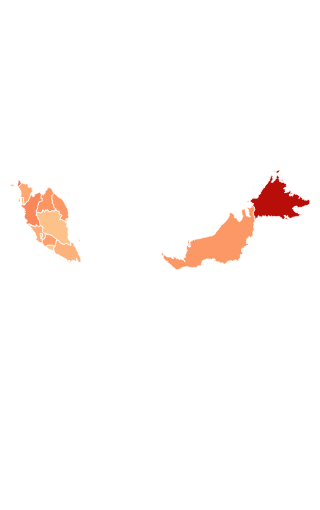

Specify this chart in Vega-Lite:
### Vega-Lite specification from a JSON file in a GitHub repository (floating-point values rounded to 4 significant figures; data arrays with more than 128 entries replaced by an {"elided": "..."} marker saying what was removed)
{"$schema": "https://vega.github.io/schema/vega-lite/v5.json", "width": "container", "height": 420, "padding": {"top": 10, "bottom": 80, "left": 10, "right": 10}, "config": {"view": {"stroke": null}}, "projection": {"type": "mercator"}, "layer": [{"data": {"values": {"type": "Topology", "arcs": {"elided": "129 rows, 31100 int values in total"}, "transform": {"scale": [9.563e-05, 9.836e-05], "translate": [99.64, 0.8538]}, "objects": {"malaysia-states": {"type": "GeometryCollection", "geometries": [{"arcs": [[[0]], [[1]], [[2]], [[3]], [[4]], [[5]], [[6, 7, 8, 9], [10], [11]]], "type": "MultiPolygon", "properties": {"shapeName": "Selangor", "shapeISO": "MY-10", "shapeID": "15666254B89722251658211", "shapeGroup": "MYS", "shapeType": "ADM1"}}, {"arcs": [[[12]], [[13]], [[14]], [[15]], [[16]], [[17]], [[18]], [[19]], [[20]], [[21]], [[22]], [[23, 24, 25, 26]], [[27]], [[28]], [[29]], [[30]]], "type": "MultiPolygon", "properties": {"shapeName": "Johor", "shapeISO": "MY-01", "shapeID": "15666254B42356713390762", "shapeGroup": "MYS", "shapeType": "ADM1"}}, {"arcs": [[-11]], "type": "Polygon", "properties": {"shapeName": "Kuala Lumpur", "shapeISO": "MY-14", "shapeID": "15666254B97003483933575", "shapeGroup": "MYS", "shapeType": "ADM1"}}, {"arcs": [[[-24, 31, 32]], [[33]]], "type": "MultiPolygon", "properties": {"shapeName": "Malacca", "shapeISO": "MY-04", "shapeID": "15666254B45695250728659", "shapeGroup": "MYS", "shapeType": "ADM1"}}, {"arcs": [[-8, 34, -25, -33, 35]], "type": "Polygon", "properties": {"shapeName": "Negeri Sembilan", "shapeISO": "MY-05", "shapeID": "15666254B60207109163985", "shapeGroup": "MYS", "shapeType": "ADM1"}}, {"arcs": [[[36]], [[37]], [[38]], [[39]], [[40]], [[41]], [[42]], [[43]], [[44]], [[45]], [[46]], [[47]], [[48]], [[49]], [[50]], [[51]], [[52]], [[53]], [[54]], [[55]], [[56]], [[57]], [[58]], [[59]], [[60]], [[61]], [[62]], [[63]], [[64]], [[65]], [[66]], [[67]], [[68]], [[69]], [[70, 71]], [[72]], [[73]], [[74]], [[75]], [[76]], [[77]], [[78]], [[79]], [[80]], [[81]], [[82]]], "type": "MultiPolygon", "properties": {"shapeName": "Sabah", "shapeISO": "MY-12", "shapeID": "15666254B50935235229272", "shapeGroup": "MYS", "shapeType": "ADM1"}}, {"arcs": [[[-71, 83]], [[84]], [[85]], [[86]]], "type": "MultiPolygon", "properties": {"shapeName": "Sarawak", "shapeISO": "MY-13", "shapeID": "15666254B8535925993004", "shapeGroup": "MYS", "shapeType": "ADM1"}}, {"arcs": [[87, 88, 89, 90]], "type": "Polygon", "properties": {"shapeName": "Kelantan", "shapeISO": "MY-03", "shapeID": "15666254B53975248776023", "shapeGroup": "MYS", "shapeType": "ADM1"}}, {"arcs": [[-12]], "type": "Polygon", "properties": {"shapeName": "Putrajaya", "shapeISO": "MY-16", "shapeID": "15666254B54729125478011", "shapeGroup": "MYS", "shapeType": "ADM1"}}, {"arcs": [[[-89, 91, 92]], [[93]], [[94]], [[95]], [[96]], [[97]], [[98]], [[99]]], "type": "MultiPolygon", "properties": {"shapeName": "Terengganu", "shapeISO": "MY-11", "shapeID": "15666254B71460903090065", "shapeGroup": "MYS", "shapeType": "ADM1"}}, {"arcs": [[-7, 100, -90, -93, 101, -26, -35]], "type": "Polygon", "properties": {"shapeName": "Pahang", "shapeISO": "MY-06", "shapeID": "15666254B34720353032971", "shapeGroup": "MYS", "shapeType": "ADM1"}}, {"arcs": [[[102]], [[103]], [[104]], [[105]], [[106]], [[107]], [[108]], [[109]], [[110]], [[111, 112, 113, 114, 115]]], "type": "MultiPolygon", "properties": {"shapeName": "Kedah", "shapeISO": "MY-02", "shapeID": "15666254B71428205180864", "shapeGroup": "MYS", "shapeType": "ADM1"}}, {"arcs": [[-115, 116]], "type": "Polygon", "properties": {"shapeName": "Perlis", "shapeISO": "MY-09", "shapeID": "15666254B44964481844598", "shapeGroup": "MYS", "shapeType": "ADM1"}}, {"arcs": [[[-10, 117, 118, -112, 119, -91, -101]], [[120]], [[121]], [[122]]], "type": "MultiPolygon", "properties": {"shapeName": "Perak", "shapeISO": "MY-08", "shapeID": "15666254B15173108486297", "shapeGroup": "MYS", "shapeType": "ADM1"}}, {"arcs": [[[-113, -119, 123]], [[124]], [[125]]], "type": "MultiPolygon", "properties": {"shapeName": "Penang", "shapeISO": "MY-07", "shapeID": "15666254B92074897121205", "shapeGroup": "MYS", "shapeType": "ADM1"}}, {"arcs": [[[126]], [[127]], [[128]]], "type": "MultiPolygon", "properties": {"shapeName": "Labuan", "shapeISO": "MY-15", "shapeID": "15666254B4265207353082", "shapeGroup": "MYS", "shapeType": "ADM1"}}]}}}, "format": {"type": "topojson", "feature": "malaysia-states"}}, "transform": [{"lookup": "properties.shapeName", "from": {"data": {"values": [{"shapeName": "Johor", "state": "Johor", "u_rate": 2.6}, {"shapeName": "Kedah", "state": "Kedah", "u_rate": 2.9}, {"shapeName": "Kelantan", "state": "Kelantan", "u_rate": 3.5}, {"shapeName": "Malacca", "state": "Melaka", "u_rate": 1.6}, {"shapeName": "Negeri Sembilan", "state": "Negeri Sembilan", "u_rate": 3.2}, {"shapeName": "Pahang", "state": "Pahang", "u_rate": 2.0}, {"shapeName": "Perak", "state": "Perak", "u_rate": 3.9}, {"shapeName": "Perlis", "state": "Perlis", "u_rate": 4.4}, {"shapeName": "Penang", "state": "Pulau Pinang", "u_rate": 2.2}, {"shapeName": "Sabah", "state": "Sabah", "u_rate": 7.5}, {"shapeName": "Sarawak", "state": "Sarawak", "u_rate": 3.4}, {"shapeName": "Selangor", "state": "Selangor", "u_rate": 2.7}, {"shapeName": "Terengganu", "state": "Terengganu", "u_rate": 3.4}, {"shapeName": "Kuala Lumpur", "state": "W.P. Kuala Lumpur", "u_rate": 3.0}, {"shapeName": "Labuan", "state": "W.P. Labuan", "u_rate": 6.8}, {"shapeName": "Putrajaya", "state": "W.P. Putrajaya", "u_rate": 0.8}]}, "key": "shapeName", "fields": ["state", "u_rate"]}}], "mark": {"type": "geoshape", "stroke": "#ffffff", "strokeWidth": 0.8}, "encoding": {"color": {"field": "u_rate", "type": "quantitative", "scale": {"domain": [0.5, 8], "scheme": "orangered"}, "legend": null}, "tooltip": [{"field": "state", "type": "nominal", "title": "State"}, {"field": "u_rate", "type": "quantitative", "title": "Unemployment (%)", "format": ".1f"}]}}, {"data": {"values": [{"shapeName": "Sabah", "state": "Sabah", "u_rate": 7.5, "lon": 117.5, "lat": 5.3}, {"shapeName": "Labuan", "state": "W.P. Labuan", "u_rate": 6.8, "lon": 115.2, "lat": 5.28}]}, "mark": {"type": "text", "fontSize": 9, "font": "DM Mono", "fontWeight": 600, "color": "#ffffff", "align": "center", "baseline": "middle"}, "encoding": {"longitude": {"field": "lon", "type": "quantitative"}, "latitude": {"field": "lat", "type": "quantitative"}, "text": {"field": "u_rate", "type": "quantitative", "format": ".1f%"}}}]}
